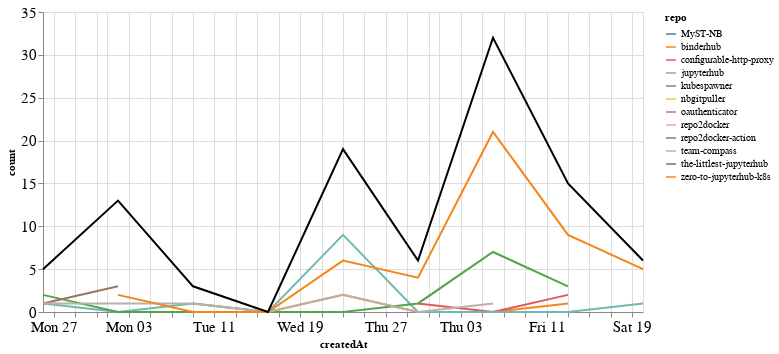

This figure's notebook cell:
### Markdown cell above
## Comments

### Code cell
comments_time = comments.groupby('repo').resample('W', on='createdAt').count()['author'].reset_index()
comments_time = comments_time.rename(columns={'author': 'count'})
comments_time_total = comments_time.groupby('createdAt').agg({"count": "sum"}).reset_index()
ch1 = alt.Chart(comments_time, width=600).mark_line().encode(
    x='createdAt',
    y='count',
    color='repo',
    tooltip="repo"
)

ch2 = alt.Chart(comments_time_total, width=600).mark_line(color="black").encode(
    x='createdAt',
    y='count',
)

ch1 + ch2

### Figure 1 — Vega-Lite specification as saved in the notebook (floating-point values rounded to 4 significant figures)
{"config": {"axisLeft": {"labelFontSize": 15}, "axisBottom": {"labelFontSize": 15}}, "layer": [{"data": {"name": "data-0f13f11c8f75756985bdf8771a85978f"}, "mark": "line", "encoding": {"color": {"type": "nominal", "field": "repo"}, "tooltip": {"type": "nominal", "field": "repo"}, "x": {"type": "temporal", "field": "createdAt"}, "y": {"type": "quantitative", "field": "count"}}, "width": 600}, {"data": {"name": "data-006924faf5a77312ab90ca280e512ad0"}, "mark": {"type": "line", "color": "black"}, "encoding": {"x": {"type": "temporal", "field": "createdAt"}, "y": {"type": "quantitative", "field": "count"}}, "width": 600}], "$schema": "https://vega.github.io/schema/vega-lite/v4.8.1.json", "datasets": {"data-0f13f11c8f75756985bdf8771a85978f": [{"repo": "MyST-NB", "createdAt": "2020-08-02T00:00:00", "count": 2}, {"repo": "binderhub", "createdAt": "2020-08-09T00:00:00", "count": 1}, {"repo": "binderhub", "createdAt": "2020-08-16T00:00:00", "count": 0}, {"repo": "binderhub", "createdAt": "2020-08-23T00:00:00", "count": 2}, {"repo": "binderhub", "createdAt": "2020-08-30T00:00:00", "count": 0}, {"repo": "binderhub", "createdAt": "2020-09-06T00:00:00", "count": 0}, {"repo": "binderhub", "createdAt": "2020-09-13T00:00:00", "count": 1}, {"repo": "configurable-http-proxy", "createdAt": "2020-08-30T00:00:00", "count": 1}, {"repo": "configurable-http-proxy", "createdAt": "2020-09-06T00:00:00", "count": 0}, {"repo": "configurable-http-proxy", "createdAt": "2020-09-13T00:00:00", "count": 2}, {"repo": "jupyterhub", "createdAt": "2020-07-26T00:00:00", "count": 1}, {"repo": "jupyterhub", "createdAt": "2020-08-02T00:00:00", "count": 0}, {"repo": "jupyterhub", "createdAt": "2020-08-09T00:00:00", "count": 1}, {"repo": "jupyterhub", "createdAt": "2020-08-16T00:00:00", "count": 0}, {"repo": "jupyterhub", "createdAt": "2020-08-23T00:00:00", "count": 9}, {"repo": "jupyterhub", "createdAt": "2020-08-30T00:00:00", "count": 0}, {"repo": "jupyterhub", "createdAt": "2020-09-06T00:00:00", "count": 0}, {"repo": "jupyterhub", "createdAt": "2020-09-13T00:00:00", "count": 0}, {"repo": "jupyterhub", "createdAt": "2020-09-20T00:00:00", "count": 1}, {"repo": "kubespawner", "createdAt": "2020-07-26T00:00:00", "count": 2}, {"repo": "kubespawner", "createdAt": "2020-08-02T00:00:00", "count": 0}, {"repo": "kubespawner", "createdAt": "2020-08-09T00:00:00", "count": 0}, {"repo": "kubespawner", "createdAt": "2020-08-16T00:00:00", "count": 0}, {"repo": "kubespawner", "createdAt": "2020-08-23T00:00:00", "count": 0}, {"repo": "kubespawner", "createdAt": "2020-08-30T00:00:00", "count": 1}, {"repo": "kubespawner", "createdAt": "2020-09-06T00:00:00", "count": 7}, {"repo": "kubespawner", "createdAt": "2020-09-13T00:00:00", "count": 3}, {"repo": "nbgitpuller", "createdAt": "2020-08-02T00:00:00", "count": 5}, {"repo": "oauthenticator", "createdAt": "2020-09-06T00:00:00", "count": 1}, {"repo": "repo2docker", "createdAt": "2020-09-06T00:00:00", "count": 1}, {"repo": "repo2docker-action", "createdAt": "2020-07-26T00:00:00", "count": 1}, {"repo": "repo2docker-action", "createdAt": "2020-08-02T00:00:00", "count": 3}, {"repo": "team-compass", "createdAt": "2020-07-26T00:00:00", "count": 1}, {"repo": "team-compass", "createdAt": "2020-08-02T00:00:00", "count": 1}, {"repo": "team-compass", "createdAt": "2020-08-09T00:00:00", "count": 1}, {"repo": "team-compass", "createdAt": "2020-08-16T00:00:00", "count": 0}, {"repo": "team-compass", "createdAt": "2020-08-23T00:00:00", "count": 2}, {"repo": "team-compass", "createdAt": "2020-08-30T00:00:00", "count": 0}, {"repo": "team-compass", "createdAt": "2020-09-06T00:00:00", "count": 1}, {"repo": "the-littlest-jupyterhub", "createdAt": "2020-09-06T00:00:00", "count": 1}, {"repo": "zero-to-jupyterhub-k8s", "createdAt": "2020-08-02T00:00:00", "count": 2}, {"repo": "zero-to-jupyterhub-k8s", "createdAt": "2020-08-09T00:00:00", "count": 0}, {"repo": "zero-to-jupyterhub-k8s", "createdAt": "2020-08-16T00:00:00", "count": 0}, {"repo": "zero-to-jupyterhub-k8s", "createdAt": "2020-08-23T00:00:00", "count": 6}, {"repo": "zero-to-jupyterhub-k8s", "createdAt": "2020-08-30T00:00:00", "count": 4}, {"repo": "zero-to-jupyterhub-k8s", "createdAt": "2020-09-06T00:00:00", "count": 21}, {"repo": "zero-to-jupyterhub-k8s", "createdAt": "2020-09-13T00:00:00", "count": 9}, {"repo": "zero-to-jupyterhub-k8s", "createdAt": "2020-09-20T00:00:00", "count": 5}], "data-006924faf5a77312ab90ca280e512ad0": [{"createdAt": "2020-07-26T00:00:00", "count": 5}, {"createdAt": "2020-08-02T00:00:00", "count": 13}, {"createdAt": "2020-08-09T00:00:00", "count": 3}, {"createdAt": "2020-08-16T00:00:00", "count": 0}, {"createdAt": "2020-08-23T00:00:00", "count": 19}, {"createdAt": "2020-08-30T00:00:00", "count": 6}, {"createdAt": "2020-09-06T00:00:00", "count": 32}, {"createdAt": "2020-09-13T00:00:00", "count": 15}, {"createdAt": "2020-09-20T00:00:00", "count": 6}]}}
